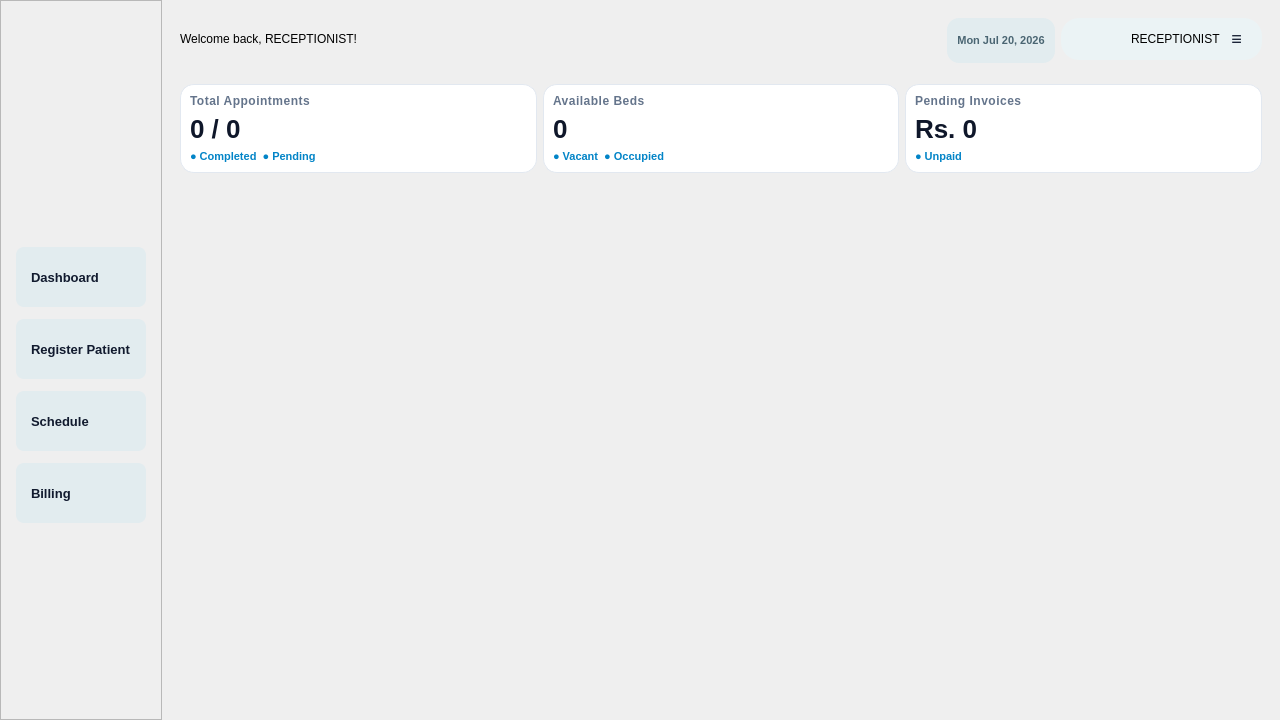
<?xml version="1.0" encoding="UTF-8"?>
<ui version="4.0">
 <class>ReceptionistWindow</class>
 <widget class="QWidget" name="ReceptionistWindow">
  <property name="geometry">
   <rect>
    <x>0</x>
    <y>0</y>
    <width>1280</width>
    <height>720</height>
   </rect>
  </property>
  <property name="windowTitle">
   <string>Form</string>
  </property>
  <property name="windowIcon">
   <iconset resource="resources.qrc">
    <normaloff>:/images/AXON_Monogram.png</normaloff>:/images/AXON_Monogram.png</iconset>
  </property>
  <layout class="QHBoxLayout" name="horizontalLayout">
   <property name="spacing">
    <number>0</number>
   </property>
   <property name="leftMargin">
    <number>0</number>
   </property>
   <property name="topMargin">
    <number>0</number>
   </property>
   <property name="rightMargin">
    <number>0</number>
   </property>
   <property name="bottomMargin">
    <number>0</number>
   </property>
   <item>
    <widget class="QFrame" name="sidebarWidget">
     <property name="maximumSize">
      <size>
       <width>250</width>
       <height>16777215</height>
      </size>
     </property>
     <property name="styleSheet">
      <string notr="true">/* Sidebar Buttons */
QPushButton#btnDashboard,
QPushButton#btnRegisterPatient,
QPushButton#btnSchedule,
QPushButton#btnBilling {
    background-color: #E2ECEF;
    color: #111A2E;
    border: none;
    border-radius: 8px;
    padding: 10px 15px;
    font-size: 13px;
    font-weight: bold;
    text-align: left;
    min-height: 40px;
}

QPushButton#btnDashboard:hover,
QPushButton#btnRegisterPatient:hover,
QPushButton#btnSchedule:hover,
QPushButton#btnBilling:hover {
    background-color: #D3E2E6;
    color: #0055A4;
}</string>
     </property>
     <property name="frameShape">
      <enum>QFrame::Shape::StyledPanel</enum>
     </property>
     <property name="frameShadow">
      <enum>QFrame::Shadow::Raised</enum>
     </property>
     <layout class="QVBoxLayout" name="verticalLayout_2">
      <property name="spacing">
       <number>12</number>
      </property>
      <property name="leftMargin">
       <number>15</number>
      </property>
      <property name="topMargin">
       <number>25</number>
      </property>
      <property name="rightMargin">
       <number>15</number>
      </property>
      <property name="bottomMargin">
       <number>15</number>
      </property>
      <item>
       <widget class="QLabel" name="logoLabel">
        <property name="maximumSize">
         <size>
          <width>120</width>
          <height>120</height>
         </size>
        </property>
        <property name="text">
         <string/>
        </property>
        <property name="pixmap">
         <pixmap resource="resources.qrc">:/images/axonimg.png</pixmap>
        </property>
        <property name="scaledContents">
         <bool>true</bool>
        </property>
       </widget>
      </item>
      <item>
       <spacer name="verticalSpacer">
        <property name="orientation">
         <enum>Qt::Orientation::Vertical</enum>
        </property>
        <property name="sizeHint" stdset="0">
         <size>
          <width>20</width>
          <height>182</height>
         </size>
        </property>
       </spacer>
      </item>
      <item>
       <widget class="QPushButton" name="btnDashboard">
        <property name="minimumSize">
         <size>
          <width>0</width>
          <height>60</height>
         </size>
        </property>
        <property name="maximumSize">
         <size>
          <width>16777215</width>
          <height>45</height>
         </size>
        </property>
        <property name="text">
         <string>Dashboard</string>
        </property>
        <property name="checkable">
         <bool>false</bool>
        </property>
       </widget>
      </item>
      <item>
       <widget class="QPushButton" name="btnRegisterPatient">
        <property name="minimumSize">
         <size>
          <width>0</width>
          <height>60</height>
         </size>
        </property>
        <property name="maximumSize">
         <size>
          <width>16777215</width>
          <height>45</height>
         </size>
        </property>
        <property name="text">
         <string>Register Patient</string>
        </property>
       </widget>
      </item>
      <item>
       <widget class="QPushButton" name="btnSchedule">
        <property name="minimumSize">
         <size>
          <width>0</width>
          <height>60</height>
         </size>
        </property>
        <property name="maximumSize">
         <size>
          <width>16777215</width>
          <height>45</height>
         </size>
        </property>
        <property name="text">
         <string>Schedule</string>
        </property>
       </widget>
      </item>
      <item>
       <widget class="QPushButton" name="btnBilling">
        <property name="minimumSize">
         <size>
          <width>0</width>
          <height>60</height>
         </size>
        </property>
        <property name="maximumSize">
         <size>
          <width>16777215</width>
          <height>45</height>
         </size>
        </property>
        <property name="text">
         <string>Billing</string>
        </property>
       </widget>
      </item>
      <item>
       <spacer name="verticalSpacer_2">
        <property name="orientation">
         <enum>Qt::Orientation::Vertical</enum>
        </property>
        <property name="sizeHint" stdset="0">
         <size>
          <width>20</width>
          <height>40</height>
         </size>
        </property>
       </spacer>
      </item>
     </layout>
    </widget>
   </item>
   <item>
    <widget class="QWidget" name="contentAreaWidget" native="true">
     <property name="styleSheet">
      <string notr="true">/* Card Container Styling */
QFrame#appointments, QFrame#bedsavailable, QFrame#billspending {
    background-color: #FFFFFF;
    border: 1px solid #E2E8F0;
    border-radius: 14px;
}

QFrame#appointments:hover, QFrame#bedsavailable:hover, QFrame#billspending:hover {
    border: 1px solid #0284C7;
}

/* Stat Titles */
QLabel#appointmentTitle, QLabel#bedsTitle, QLabel#billingTitle {
    color: #64748B;
    font-size: 12px;
    font-weight: 600;
    text-transform: uppercase;
    letter-spacing: 0.5px;
}

/* Big Number Highlight */
QLabel#numberofappointment, QLabel#numberofavailablebeds, QLabel#numberofpendingbills {
    color: #0F172A;
    font-size: 26px;
    font-weight: bold;
}

/* Subtext / Pills */
QLabel#appointmentStatus, QLabel#bedsStatus, QLabel#billingStatus {
    color: #0284C7;
    font-size: 11px;
    font-weight: 600;
}</string>
     </property>
     <layout class="QVBoxLayout" name="verticalLayout">
      <item>
       <widget class="QWidget" name="headerBarWidget" native="true">
        <property name="minimumSize">
         <size>
          <width>0</width>
          <height>60</height>
         </size>
        </property>
        <property name="maximumSize">
         <size>
          <width>16777215</width>
          <height>60</height>
         </size>
        </property>
        <layout class="QHBoxLayout" name="horizontalLayout_4">
         <item>
          <widget class="QLabel" name="welcome">
           <property name="text">
            <string>Welcome back, RECEPTIONIST!</string>
           </property>
          </widget>
         </item>
         <item>
          <spacer name="horizontalSpacer">
           <property name="orientation">
            <enum>Qt::Orientation::Horizontal</enum>
           </property>
           <property name="sizeHint" stdset="0">
            <size>
             <width>40</width>
             <height>20</height>
            </size>
           </property>
          </spacer>
         </item>
         <item>
          <widget class="QLabel" name="dateLevel">
           <property name="minimumSize">
            <size>
             <width>0</width>
             <height>45</height>
            </size>
           </property>
           <property name="maximumSize">
            <size>
             <width>16777215</width>
             <height>45</height>
            </size>
           </property>
           <property name="styleSheet">
            <string notr="true">QLabel#dateLevel {
    background-color: #E2ECEF;
    color: #4A6572;
    border-radius: 12px;
    padding: 4px 10px;
    font-size: 11px;
    font-weight: 600;
}</string>
           </property>
           <property name="text">
            <string>Mon Jul 20, 2026</string>
           </property>
           <property name="alignment">
            <set>Qt::AlignmentFlag::AlignCenter</set>
           </property>
          </widget>
         </item>
         <item>
          <widget class="QFrame" name="profileContainer">
           <property name="styleSheet">
            <string notr="true">/* Container Box */
#profileContainer {
    background-color: #EBF3F5;
    border-radius: 18px;
    padding: 2px 8px;
}

/* Date Badge inside the Container */
QLabel#dateLevel, QLabel#dateLabel {
    background-color: #DEEAEF;
    color: #4A6572;
    border-radius: 12px;
    padding: 4px 10px;
    font-size: 11px;
    font-weight: 500;
}

/* Role Text */
QLabel#label_2, QLabel#roleLabel {
    color: #111A2E;
    font-size: 11px;
    font-weight: bold;
    letter-spacing: 0.5px;
}

/* Hamburger / Menu Button */
QPushButton#btnMenu {
    background-color: transparent;
    border: none;
    color: #111A2E;
    font-size: 18px;
    font-weight: bold;
}

QPushButton#btnMenu:hover {
    background-color: #D3E2E6;
    border-radius: 6px;
}</string>
           </property>
           <property name="frameShape">
            <enum>QFrame::Shape::StyledPanel</enum>
           </property>
           <property name="frameShadow">
            <enum>QFrame::Shadow::Raised</enum>
           </property>
           <layout class="QHBoxLayout" name="horizontalLayout_3">
            <property name="spacing">
             <number>10</number>
            </property>
            <property name="leftMargin">
             <number>12</number>
            </property>
            <property name="topMargin">
             <number>4</number>
            </property>
            <property name="rightMargin">
             <number>12</number>
            </property>
            <property name="bottomMargin">
             <number>4</number>
            </property>
            <item>
             <widget class="QLabel" name="profileIcon">
              <property name="minimumSize">
               <size>
                <width>40</width>
                <height>40</height>
               </size>
              </property>
              <property name="maximumSize">
               <size>
                <width>40</width>
                <height>40</height>
               </size>
              </property>
              <property name="text">
               <string/>
              </property>
              <property name="pixmap">
               <pixmap resource="resources.qrc">:/images/receptionistimg.png</pixmap>
              </property>
              <property name="scaledContents">
               <bool>true</bool>
              </property>
             </widget>
            </item>
            <item>
             <widget class="QLabel" name="profileText">
              <property name="styleSheet">
               <string notr="true">
font: 600 9pt &quot;Segoe UI&quot;;
color: rgb(0, 0, 0);</string>
              </property>
              <property name="text">
               <string>RECEPTIONIST</string>
              </property>
             </widget>
            </item>
            <item>
             <widget class="QPushButton" name="btnMenu">
              <property name="text">
               <string>≡</string>
              </property>
             </widget>
            </item>
           </layout>
          </widget>
         </item>
        </layout>
       </widget>
      </item>
      <item>
       <widget class="QStackedWidget" name="widgetstackedtogether">
        <property name="currentIndex">
         <number>0</number>
        </property>
        <widget class="QWidget" name="page_3">
         <layout class="QVBoxLayout" name="verticalLayout_page3">
          <item>
           <layout class="QHBoxLayout" name="horizontalLayout_2" stretch="1,1,1">
            <item>
             <widget class="QFrame" name="appointments">
              <property name="maximumSize">
               <size>
                <width>16777215</width>
                <height>150</height>
               </size>
              </property>
              <property name="frameShape">
               <enum>QFrame::Shape::StyledPanel</enum>
              </property>
              <property name="frameShadow">
               <enum>QFrame::Shadow::Raised</enum>
              </property>
              <layout class="QVBoxLayout" name="verticalLayout_3">
               <item>
                <widget class="QLabel" name="appointmentTitle">
                 <property name="text">
                  <string>Total Appointments</string>
                 </property>
                </widget>
               </item>
               <item>
                <widget class="QLabel" name="numberofappointment">
                 <property name="text">
                  <string>0 / 0</string>
                 </property>
                </widget>
               </item>
               <item>
                <widget class="QLabel" name="appointmentStatus">
                 <property name="text">
                  <string>● Completed  ● Pending</string>
                 </property>
                </widget>
               </item>
              </layout>
             </widget>
            </item>
            <item>
             <widget class="QFrame" name="bedsavailable">
              <property name="maximumSize">
               <size>
                <width>16777215</width>
                <height>150</height>
               </size>
              </property>
              <property name="frameShape">
               <enum>QFrame::Shape::StyledPanel</enum>
              </property>
              <property name="frameShadow">
               <enum>QFrame::Shadow::Raised</enum>
              </property>
              <layout class="QVBoxLayout" name="verticalLayout_4">
               <item>
                <widget class="QLabel" name="bedsTitle">
                 <property name="text">
                  <string>Available Beds</string>
                 </property>
                </widget>
               </item>
               <item>
                <widget class="QLabel" name="numberofavailablebeds">
                 <property name="text">
                  <string>0</string>
                 </property>
                </widget>
               </item>
               <item>
                <widget class="QLabel" name="bedsStatus">
                 <property name="text">
                  <string>● Vacant  ● Occupied</string>
                 </property>
                </widget>
               </item>
              </layout>
             </widget>
            </item>
            <item>
             <widget class="QFrame" name="billspending">
              <property name="maximumSize">
               <size>
                <width>16777215</width>
                <height>150</height>
               </size>
              </property>
              <property name="frameShape">
               <enum>QFrame::Shape::StyledPanel</enum>
              </property>
              <property name="frameShadow">
               <enum>QFrame::Shadow::Raised</enum>
              </property>
              <layout class="QVBoxLayout" name="verticalLayout_5">
               <item>
                <widget class="QLabel" name="billingTitle">
                 <property name="text">
                  <string>Pending Invoices</string>
                 </property>
                </widget>
               </item>
               <item>
                <widget class="QLabel" name="numberofpendingbills">
                 <property name="text">
                  <string>Rs. 0</string>
                 </property>
                </widget>
               </item>
               <item>
                <widget class="QLabel" name="billingStatus">
                 <property name="text">
                  <string>● Unpaid</string>
                 </property>
                </widget>
               </item>
              </layout>
             </widget>
            </item>
           </layout>
          </item>
          <item>
           <spacer name="page3_bottomSpacer">
            <property name="orientation">
             <enum>Qt::Orientation::Vertical</enum>
            </property>
            <property name="sizeHint" stdset="0">
             <size>
              <width>20</width>
              <height>40</height>
             </size>
            </property>
           </spacer>
          </item>
         </layout>
        </widget>
        <widget class="QWidget" name="page_4"/>
        <widget class="QWidget" name="page_5"/>
        <widget class="QWidget" name="page_6"/>
       </widget>
      </item>
     </layout>
    </widget>
   </item>
  </layout>
 </widget>
 <resources>
  <include location="resources.qrc"/>
 </resources>
 <connections/>
</ui>
